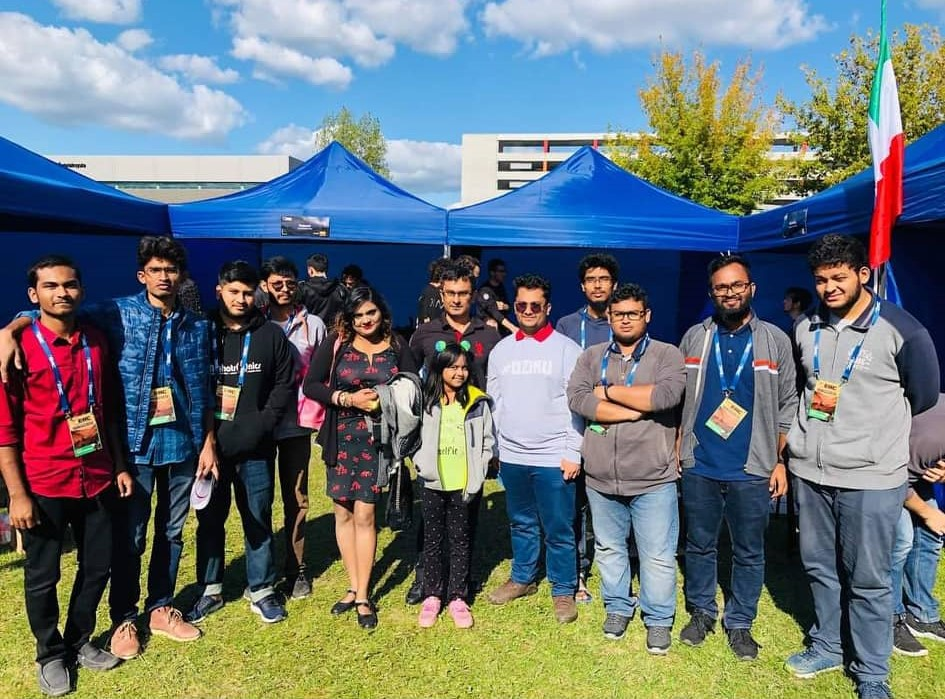
#> input picture edge detector/opnCV.jpg, 945 x 699 px
$ python 'Edge detector.py'
#> lines starting #> are read from the running program, lines starting #| are printed output that depends on the picture
# -*- coding: utf-8 -*-
"""
Created on Mon Jun 21 13:26:56 2021

@author: shahi
"""
#optimal conny
import numpy as np
import cv2 as cv
from matplotlib import pyplot as plt
img = cv.imread('opnCV.jpg',0)
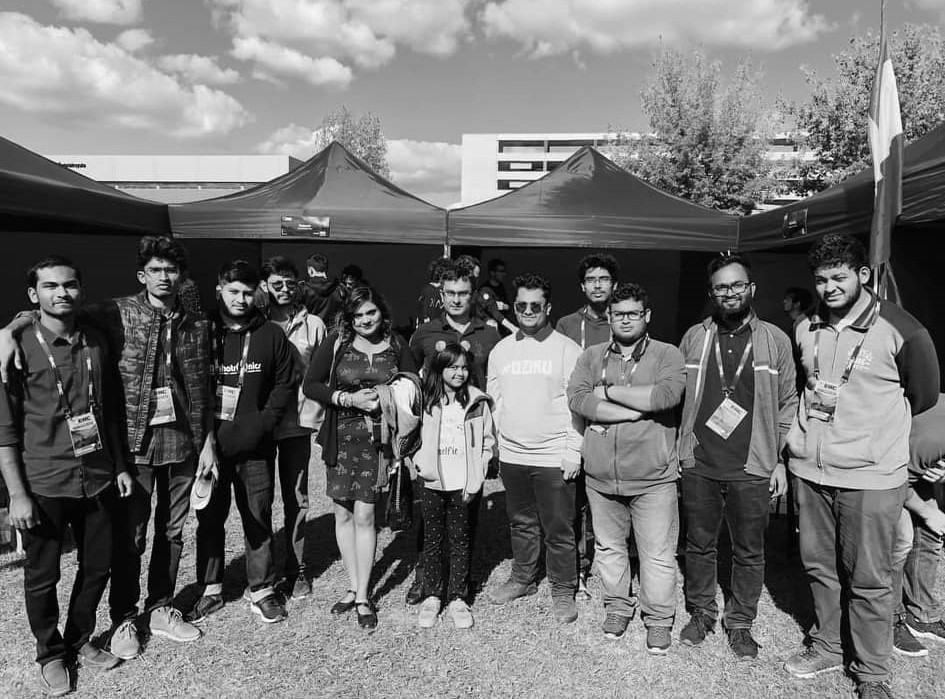
#> img: shape (699, 945); min 0, max 255, mean 113.6
edges = cv.Canny(img,100,200)
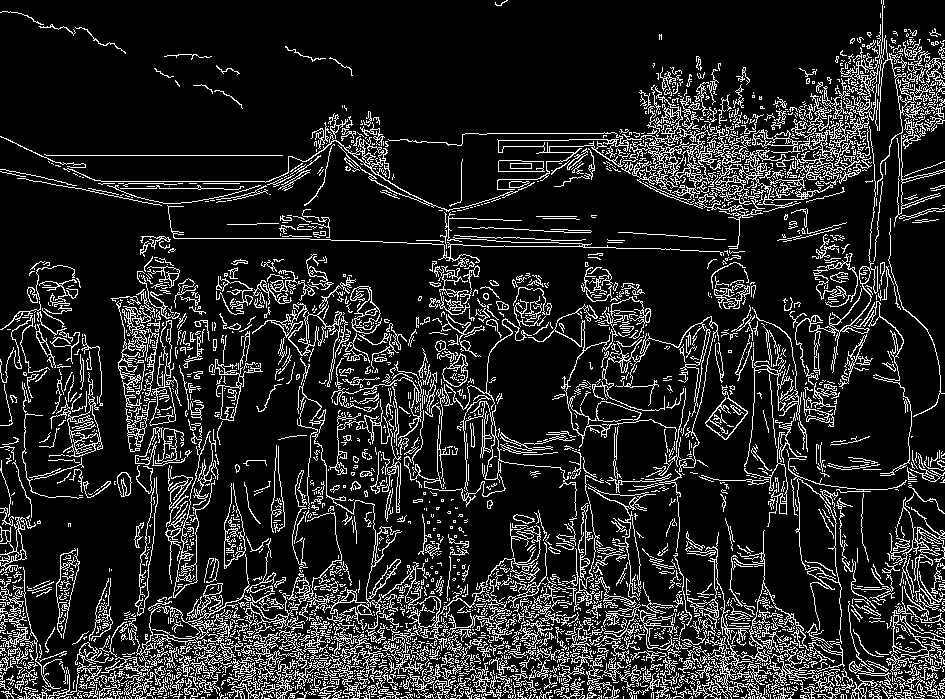
#> edges: shape (699, 945); 14.4% white in thin lines or dots
plt.subplot(121),plt.imshow(img,cmap = 'gray')
plt.title('Original Image'), plt.xticks([]), plt.yticks([])
plt.subplot(122),plt.imshow(edges,cmap = 'gray')
plt.title('Optimal Conny'), plt.xticks([]), plt.yticks([])
plt.show()

#roberts

#def filter2D(src, ddepth, kernel, dst=None, anchor=None, delta=None, borderType=None)
# Read image
img = cv.imread('opnCV.jpg', cv.COLOR_BGR2GRAY)
#> img is the input picture: shape (699, 945, 3); mean B, G, R 120.5, 116.4, 105.4
rgb_img = cv.cvtColor(img, cv.COLOR_BGR2RGB)
grayImage = cv.cvtColor(img, cv.COLOR_BGR2GRAY)
# Roberts operator
kernelx = np.array([[-1, 0], [0, 1]], dtype=int)
kernely = np.array([[0, -1], [1, 0]], dtype=int)

x = cv.filter2D(grayImage, cv.CV_16S, kernelx)
y = cv.filter2D(grayImage, cv.CV_16S, kernely)
# Turn uint8, image fusion
absX = cv.convertScaleAbs(x)
absY = cv.convertScaleAbs(y)
Roberts = cv.addWeighted(absX, 0.5, absY, 0.5, 0)
# Display graphics
titles = ['The original image', 'Roberts operator']
images = [rgb_img, Roberts]

for i in range(2):
    plt.subplot(1, 2, i + 1), plt.imshow(images[i], 'gray')
    plt.title(titles[i])
    plt.xticks([]), plt.yticks([])
plt.show()


# Grayscale processing image
grayImage = cv.cvtColor(img, cv.COLOR_BGR2GRAY)

#prewitt operator
# Read image
img = cv.imread('opnCV.jpg', cv.COLOR_BGR2GRAY)
rgb_img = cv.cvtColor(img, cv.COLOR_BGR2RGB)

# Grayscale processing image
grayImage = cv.cvtColor(img, cv.COLOR_BGR2GRAY)

# Prewitt operator
kernelx = np.array([[1,1,1],[0,0,0],[-1,-1,-1]],dtype=int)
kernely = np.array([[-1,0,1],[-1,0,1],[-1,0,1]],dtype=int)

x = cv.filter2D(grayImage, cv.CV_16S, kernelx)
y = cv.filter2D(grayImage, cv.CV_16S, kernely)

# Turn uint8, image fusion
absX = cv.convertScaleAbs(x)
absY = cv.convertScaleAbs(y)
Prewitt = cv.addWeighted(absX, 0.5, absY, 0.5, 0)

# Used to display Chinese labels normally
plt.rcParams['font.sans-serif'] = ['SimHei']

# Display graphics
titles = ['The original image', 'Prewitt operator']
images = [rgb_img, Prewitt]

for i in range(2):
    plt.subplot(1, 2, i + 1), plt.imshow(images[i], 'gray')
    plt.title(titles[i])
    plt.xticks([]), plt.yticks([])
plt.show()


#Sobel operator


# Read image
img = cv.imread('opnCV.jpg', cv.COLOR_BGR2GRAY)
rgb_img = cv.cvtColor(img, cv.COLOR_BGR2RGB)

# Grayscale processing image
grayImage = cv.cvtColor(img, cv.COLOR_BGR2GRAY)

# Sobel operator
x = cv.Sobel(grayImage, cv.CV_16S, 1, 0)
y = cv.Sobel(grayImage, cv.CV_16S, 0, 1)

# Turn uint8, image fusion
absX = cv.convertScaleAbs(x)
absY = cv.convertScaleAbs(y)
Sobel = cv.addWeighted(absX, 0.5, absY, 0.5, 0)

# Used to display Chinese labels normally
plt.rcParams['font.sans-serif'] = ['SimHei']

# Display graphics
titles = ['The original image', 'Sobel operator']
images = [rgb_img, Sobel]

for i in range(2):
    plt.subplot(1, 2, i + 1), plt.imshow(images[i], 'gray')
    plt.title(titles[i])
    plt.xticks([]), plt.yticks([])
plt.show()
#2nd order
#Laplacian operator


# Read image
img = cv.imread('opnCV.jpg', cv.COLOR_BGR2GRAY)
rgb_img = cv.cvtColor(img, cv.COLOR_BGR2RGB)

# Grayscale processing image
grayImage = cv.cvtColor(img, cv.COLOR_BGR2GRAY)

# Laplacian
dst = cv.Laplacian(grayImage, cv.CV_16S, ksize = 3)
Laplacian = cv.convertScaleAbs(dst)
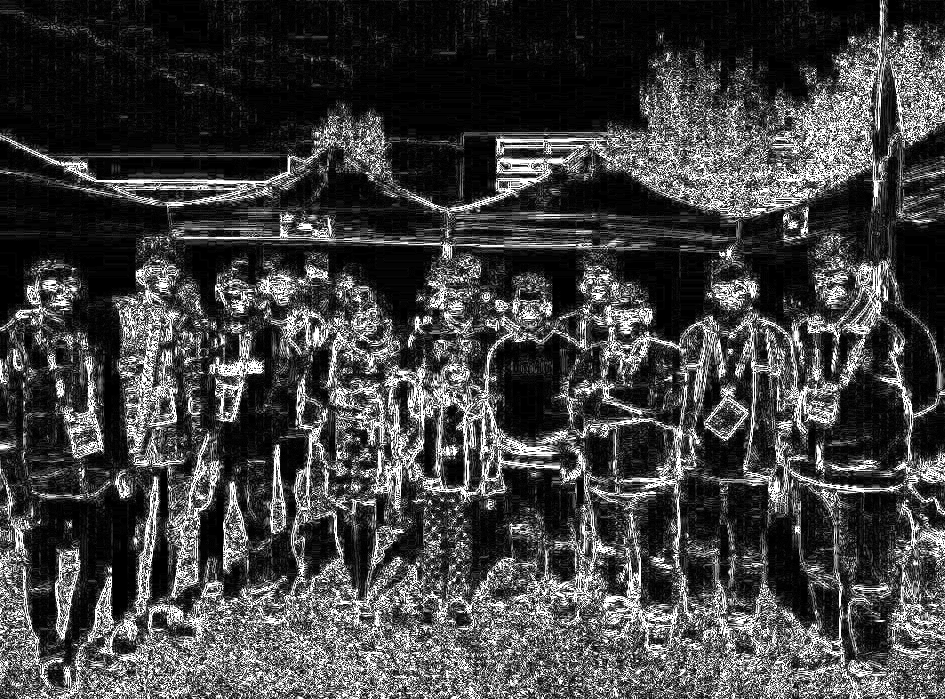
#> Laplacian: shape (699, 945); min 0, max 255, mean 65.3

# Used to display Chinese labels normally
plt.rcParams['font.sans-serif'] = ['SimHei']

# Display graphics
titles = ['The original image', 'Laplacian operator']
images = [rgb_img, Laplacian]

for i in range(2):
    plt.subplot(1, 2, i + 1), plt.imshow(images[i], 'gray')
    plt.title(titles[i])
    plt.xticks([]), plt.yticks([])
plt.show()

#laplacian of gaussian


# Read image
img = cv.imread('opnCV.jpg')
rgb_img = cv.cvtColor(img, cv.COLOR_BGR2RGB)

# Grayscale processing image
gray_image = cv.cvtColor(img, cv.COLOR_BGR2GRAY)

# Gaussian filter
gaussian_blur = cv.GaussianBlur(gray_image, (3, 3), 0)

# Roberts operator
kernelx = np.array([[-1, 0], [0, 1]], dtype = int)
kernely = np.array([[0, -1], [1, 0]], dtype = int)
x = cv.filter2D(gaussian_blur, cv.CV_16S, kernelx)
y = cv.filter2D(gaussian_blur, cv.CV_16S, kernely)
absX = cv.convertScaleAbs(x)
absY = cv.convertScaleAbs(y)
Roberts = cv.addWeighted(absX, 0.5, absY, 0.5, 0)

# Prewitt operator
kernelx = np.array([[1, 1, 1], [0, 0, 0], [-1, -1, -1]], dtype=int)
kernely = np.array([[-1, 0, 1], [-1, 0, 1], [-1, 0, 1]], dtype=int)
x = cv.filter2D(gaussian_blur, cv.CV_16S, kernelx)
y = cv.filter2D(gaussian_blur, cv.CV_16S, kernely)
absX = cv.convertScaleAbs(x)
absY = cv.convertScaleAbs(y)
Prewitt = cv.addWeighted(absX, 0.5, absY, 0.5, 0)

# Sobel operator
x = cv.Sobel(gaussian_blur, cv.CV_16S, 1, 0)
y = cv.Sobel(gaussian_blur, cv.CV_16S, 0, 1)
absX = cv.convertScaleAbs(x)
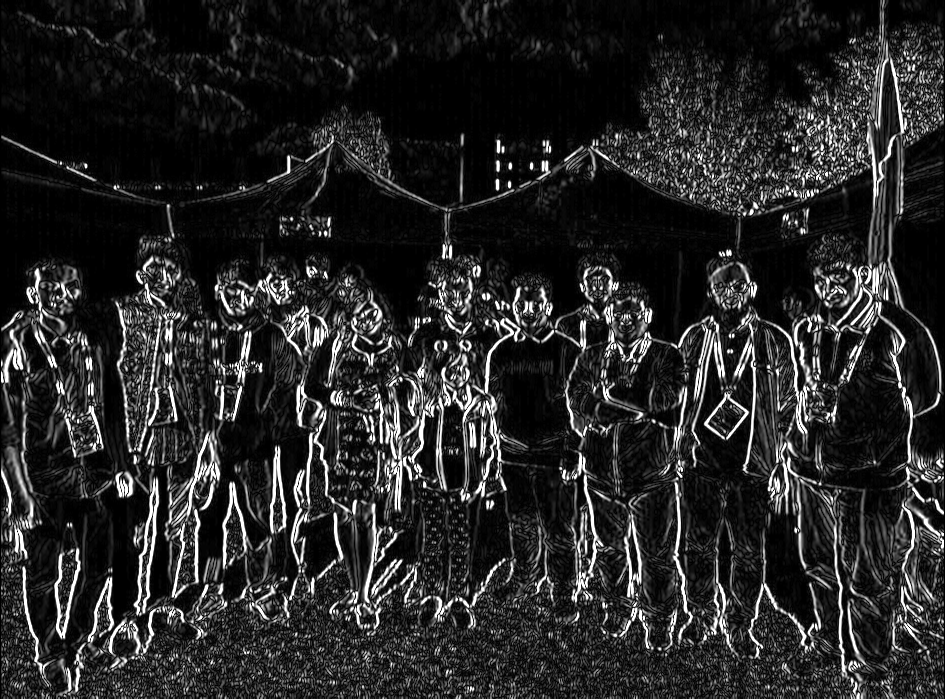
#> absX: shape (699, 945); min 0, max 255, mean 39.4
absY = cv.convertScaleAbs(y)
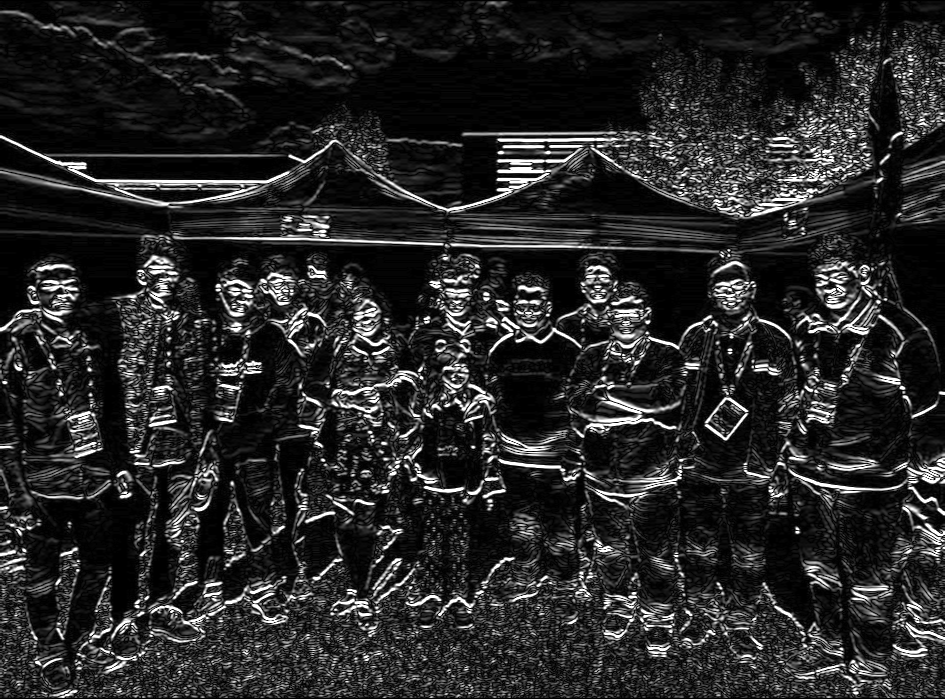
#> absY: shape (699, 945); min 0, max 255, mean 39.6
Sobel = cv.addWeighted(absX, 0.5, absY, 0.5, 0)

# Laplace algorithm
dst = cv.Laplacian(gaussian_blur, cv.CV_16S, ksize = 3)
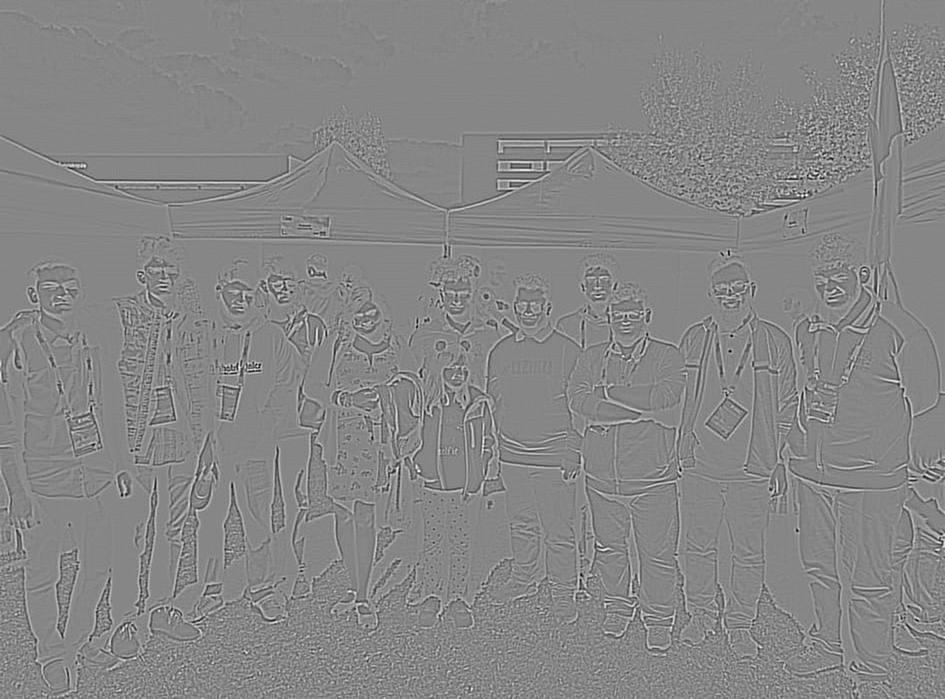
#> dst: shape (699, 945) int16; min -514, max 464, mean 0; drawn with min black and max white
Laplacian = cv.convertScaleAbs(dst)
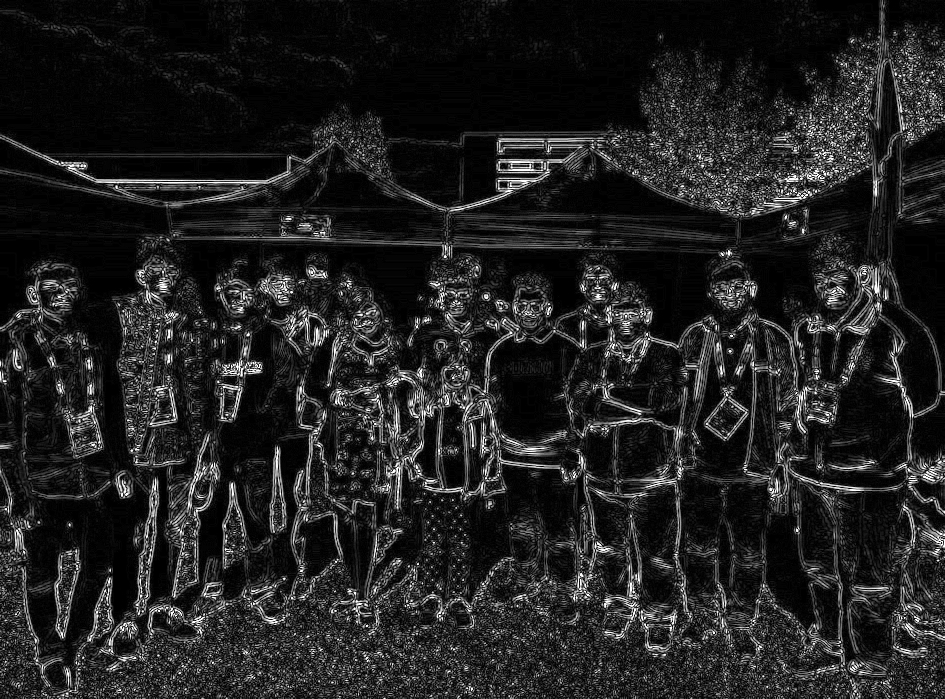
#> Laplacian: shape (699, 945); min 0, max 255, mean 33.6

# Display image
titles = ['Source Image', 'Gaussian Image', 'Roberts Image',
          'Prewitt Image','Sobel Image', 'Laplacian Image']
images = [rgb_img, gaussian_blur, Roberts, Prewitt, Sobel, Laplacian]
for i in np.arange(6):
   plt.subplot(2, 3, i+1), plt.imshow(images[i], 'gray')
   plt.title(titles[i])
   plt.xticks([]), plt.yticks([])
plt.show()

'''
#difference of gaussian


img = cv.imread('opnCV.jpg')

# Apply 3x3 and 7x7 Gaussian blur
low_sigma = cv.GaussianBlur(img,(3,3),0)
high_sigma = cv.GaussianBlur(img,(5,5),0)

# Calculate the DoG by subtracting
dog = low_sigma - high_sigma

for i in range(2):
    plt.subplot(1, 2, i + 1), plt.imshow(images[i], 'gray')
    plt.title(titles[i])
    plt.xticks([]), plt.yticks([])
plt.show()
'''
